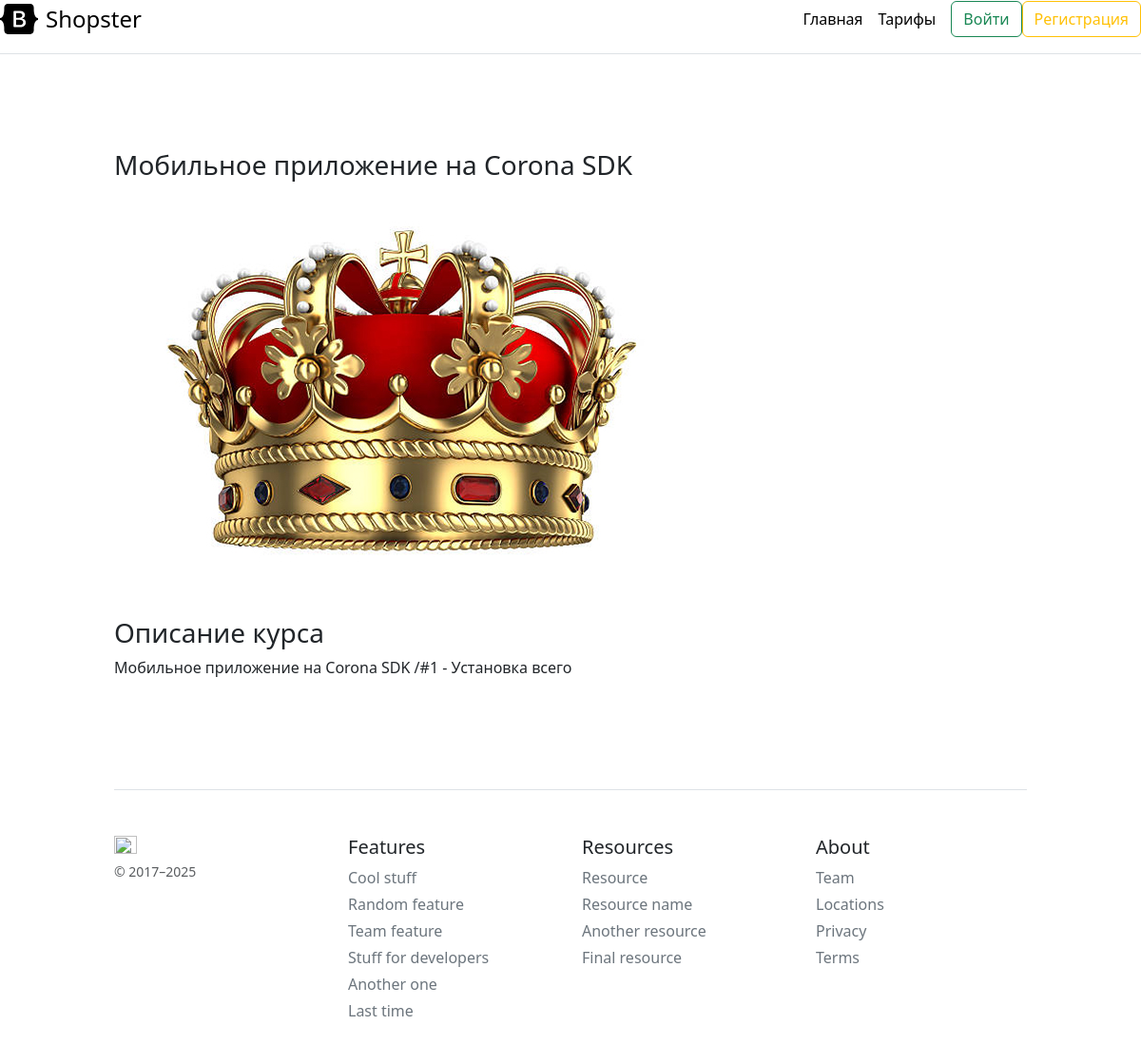
The page /course/Corona on the database its author committed.
### courses/models.py (models this page shows, shortened)
class Course(models.Model):
    slug = models.SlugField() # Для своего URL адреса
    title = models.CharField(max_length=120)
    description = models.TextField()
    img = models.ImageField(default='default.png', upload_to='course_images')
    free = models.BooleanField(default=True)
    def __str__(self):
        return self.title

### courses/views.py (the view)
# urls.py: path('course/<slug>', views.CourseDetailPage.as_view(), name='course-detail'),
class CourseDetailPage(DetailView):
    model = Course
    template_name = 'courses/course-detail.html'
    def get_context_data(self, *, object_list=None, **kwargs):
        ctx = super(CourseDetailPage, self).get_context_data(**kwargs)
        ctx['title'] = Course.objects.filter(slug=self.kwargs['slug']).first()
        ctx['lessons'] = Lesson.objects.filter(course=ctx['title']).order_by('number')
        return ctx

### courses/templates/courses/course-detail.html (shortened to what this page needs)
{% extends 'courses/main-layout.html' %}
{% block main_section %}
    <div class="main-block">
        <div class="one-course">
            <h3>{{ object.title }}</h3>
            {% if object.img %}
            <img src="{{ object.img.url }}" alt="{{ object.title }}">
            {% else %}
            <img src="/pictures/default.png" alt="{{ object.title }}">
            {% endif %}
        </div>
        <div class="aside-course">
            <h3>Описание курса</h3>
            <p>{{ object.description }}</p>
        </div>
    </div>
{% endblock main_section %}

### courses/static/courses/main.css (style rules this page uses)
body { background: red; }
.courses, .main-block { display: flex; justify-content: space-between; flex-wrap: wrap; align-items: center; width: 80%; margin: 100px 10%; }
.main-block { justify-content: flex-start; align-items: flex-start; }
.one-course { margin-right: 100px; }

### rows shown on the page
Course: title "Мобильное приложение на Corona SDK", img (picture), description "Мобильное приложение на Corona SDK /#1 - Установка всего"
